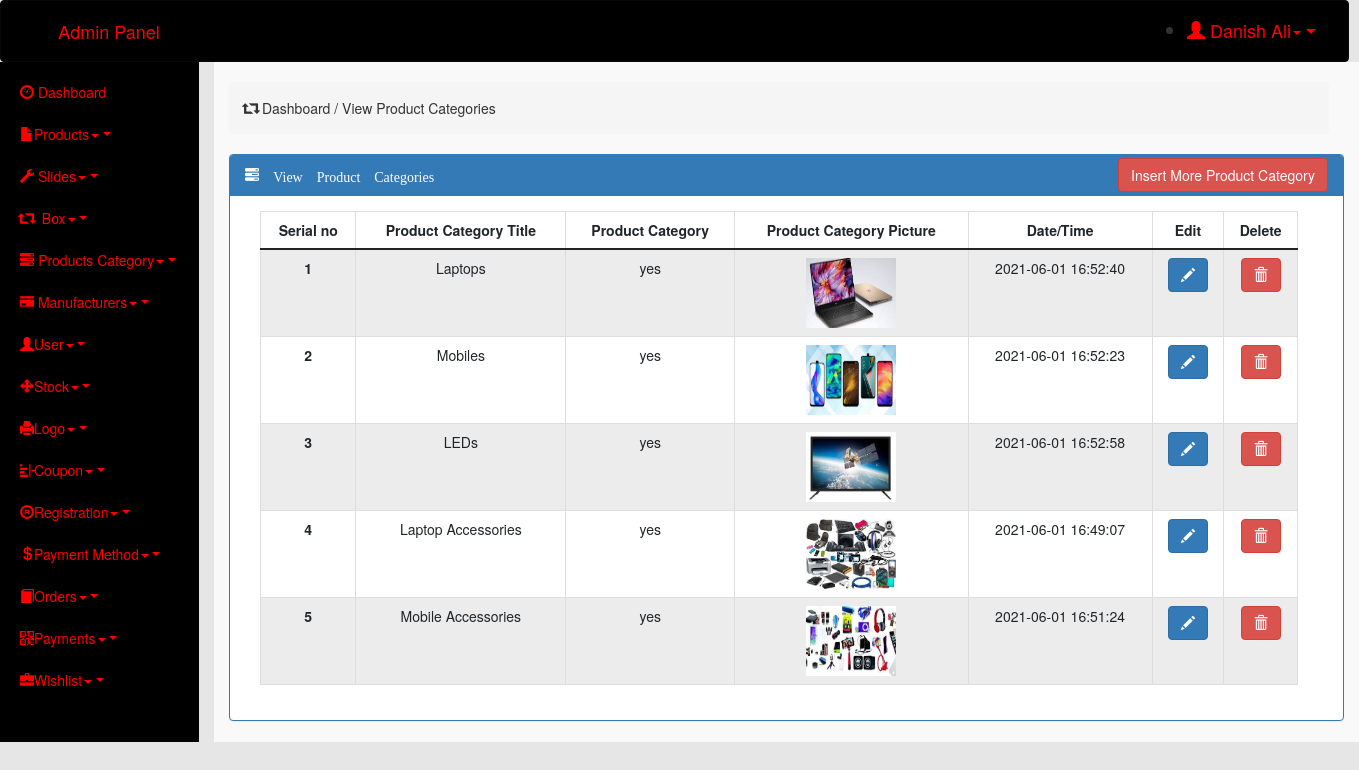
The app's page /admin/index.php?view_product_category (signed in) with its own data.
### tables this page shows
CREATE TABLE `insert_product_category` (
  `id` int(11) NOT NULL,
  `title` varchar(40) NOT NULL,
  `category` tinyint(1) NOT NULL,
  `picture` varchar(100) NOT NULL,
  `date/time` datetime NOT NULL DEFAULT current_timestamp()
);

### admin/view_product_category.php (the view, shortened to what this page needs)
<?php
    require_once('connection.php');
?>
<div class="row">
    <div class="col-md-12">
        <br>
        <div class="breadcrumb">
            <h5><span class="glyphicon glyphicon-retweet"></span> Dashboard / View Product Categories</h5>
        </div>
    </div>
</div>
<div class="panel panel-primary">
    <div class="panel-heading">
        <span class="glyphicon glyphicon-tasks"> View Product Categories</span>
        <span style="float: right; margin-top: -7px"><a href="index.php?insert_product_category" class="btn btn-danger">Insert More Product Category</a></span>
    </div>
    <div class="panel-body">
        <div class="container-fluid">
            <div class="row">
                <div class="col-md-12 mx-auto">
                    <table class="table table-bordered table-striped">
                        <thead>
                            <tr>
                                <th scope="col">Serial no</th>
                                <th scope="col">Product Category Title</th>
                                <th scope="col">Product Category</th>
                                <th scope="col">Product Category Picture</th>
                                <th scope="col">Date/Time</th>
                                <th scope="col">Edit</th>
                                <th scope="col">Delete</th>
                            </tr>
                        </thead>
                        <tbody>
                            <?php
                                $sql = "SELECT * FROM insert_product_category";
                                $result = $conn->query($sql);
                                $sno = 1;
                                while($row = $result->fetch_assoc())
                                {
                            ?>
                                <tr>
                                    <th scope="row">
                                        <?php echo $sno ?> </th>
                                    <td>
                                        <?php echo $row['title'] ?>
                                    </td>
                                    <td>
                                        <?php
                                        if ($row['category'] == 1) {
                                            echo "yes";
                                        }
                                        else{
                                            echo "no";
                                        }
                                        ?>
                                    </td>
                                    <td><img src="aimages/<?php echo $row['picture'] ?>" alt="pic" height="70" width="90"></td>
                                    <td>
                                        <?php echo $row['date/time'] ?>
                                    </td>
                                    <td><a href="index.php?edit_procat_id=<?php echo $row['id'] ?>" class="btn btn-primary"><span class="glyphicon glyphicon-pencil"></span></a></td>
                                    <td><a href="index.php?delete_procat_id=<?php echo $row['id'] ?>" class="btn btn-danger"><span class="glyphicon glyphicon-trash"></span></a></td>
                                </tr>
                                <?php
                                    $sno++;
                                    }
                                ?>
                        </tbody>
                    </table>
                </div>
            </div>
        </div>
    </div>
</div>

### admin/index.php (style rules this page uses)
* { margin: 0px; padding: 0px; }
body { background-color: #E6E6E6; }
.row { margin-right: 0px; }
th , td { text-align: center; }

### records on screen
insert_product_category: title "Laptops", category "yes", picture (picture), value "2021-06-01 16:52:40"
insert_product_category: title "Mobiles", category "yes", picture (picture), value "2021-06-01 16:52:23"
insert_product_category: title "LEDs", category "yes", picture (picture), value "2021-06-01 16:52:58"
insert_product_category: title "Laptop Accessories", category "yes", picture (picture), value "2021-06-01 16:49:07"
insert_product_category: title "Mobile Accessories", category "yes", picture (picture), value "2021-06-01 16:51:24"

### other values on screen
$name "Danish Ali"
